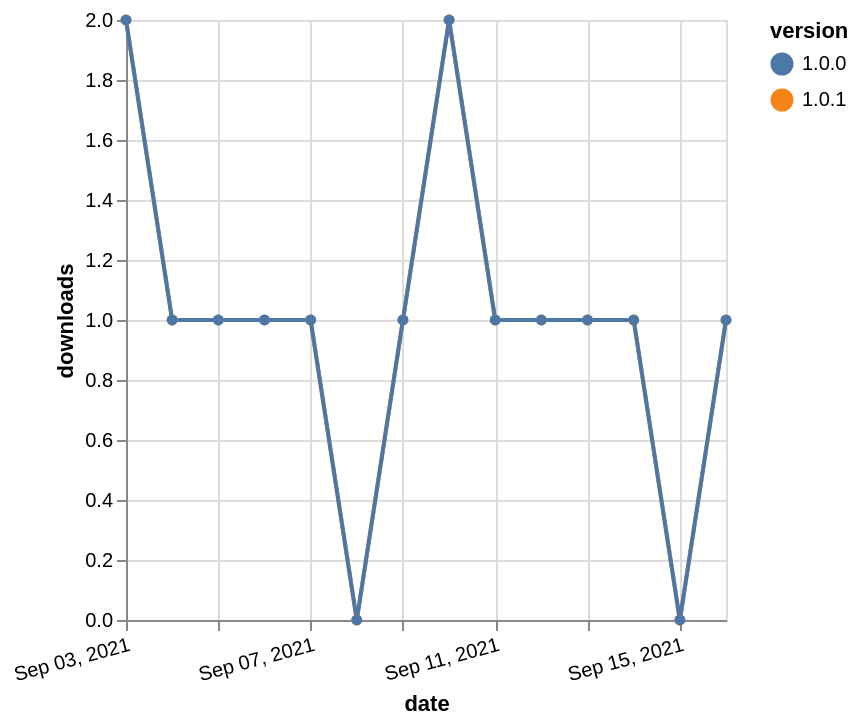

Write a Vega-Lite specification for this figure.
### Vega-Lite specification from a JSON file in a GitHub repository (floating-point values rounded to 4 significant figures)
{"$schema": "https://vega.github.io/schema/vega-lite/v5.json", "description": "A simple bar chart with embedded data.", "data": {"values": [{"date": "2021-09-03", "total": 112, "delta": 2, "version": "1.0.1"}, {"date": "2021-09-04", "total": 113, "delta": 1, "version": "1.0.1"}, {"date": "2021-09-05", "total": 114, "delta": 1, "version": "1.0.1"}, {"date": "2021-09-06", "total": 115, "delta": 1, "version": "1.0.1"}, {"date": "2021-09-07", "total": 116, "delta": 1, "version": "1.0.1"}, {"date": "2021-09-08", "total": 116, "delta": 0, "version": "1.0.1"}, {"date": "2021-09-09", "total": 117, "delta": 1, "version": "1.0.1"}, {"date": "2021-09-10", "total": 119, "delta": 2, "version": "1.0.1"}, {"date": "2021-09-11", "total": 120, "delta": 1, "version": "1.0.1"}, {"date": "2021-09-12", "total": 121, "delta": 1, "version": "1.0.1"}, {"date": "2021-09-13", "total": 122, "delta": 1, "version": "1.0.1"}, {"date": "2021-09-14", "total": 123, "delta": 1, "version": "1.0.1"}, {"date": "2021-09-15", "total": 123, "delta": 0, "version": "1.0.1"}, {"date": "2021-09-16", "total": 124, "delta": 1, "version": "1.0.1"}, {"date": "2021-09-03", "total": 116, "delta": 2, "version": "1.0.0"}, {"date": "2021-09-04", "total": 117, "delta": 1, "version": "1.0.0"}, {"date": "2021-09-05", "total": 118, "delta": 1, "version": "1.0.0"}, {"date": "2021-09-06", "total": 119, "delta": 1, "version": "1.0.0"}, {"date": "2021-09-07", "total": 120, "delta": 1, "version": "1.0.0"}, {"date": "2021-09-08", "total": 120, "delta": 0, "version": "1.0.0"}, {"date": "2021-09-09", "total": 121, "delta": 1, "version": "1.0.0"}, {"date": "2021-09-10", "total": 123, "delta": 2, "version": "1.0.0"}, {"date": "2021-09-11", "total": 124, "delta": 1, "version": "1.0.0"}, {"date": "2021-09-12", "total": 125, "delta": 1, "version": "1.0.0"}, {"date": "2021-09-13", "total": 126, "delta": 1, "version": "1.0.0"}, {"date": "2021-09-14", "total": 127, "delta": 1, "version": "1.0.0"}, {"date": "2021-09-15", "total": 127, "delta": 0, "version": "1.0.0"}, {"date": "2021-09-16", "total": 128, "delta": 1, "version": "1.0.0"}]}, "width": "container", "mark": {"type": "line", "point": {"filled": true}}, "encoding": {"x": {"field": "date", "type": "temporal", "timeUnit": "yearmonthdate", "title": "date", "axis": {"labelAngle": -15}}, "y": {"field": "delta", "type": "quantitative", "title": "downloads"}, "color": {"field": "version", "type": "nominal"}, "tooltip": {"field": "delta"}}}
